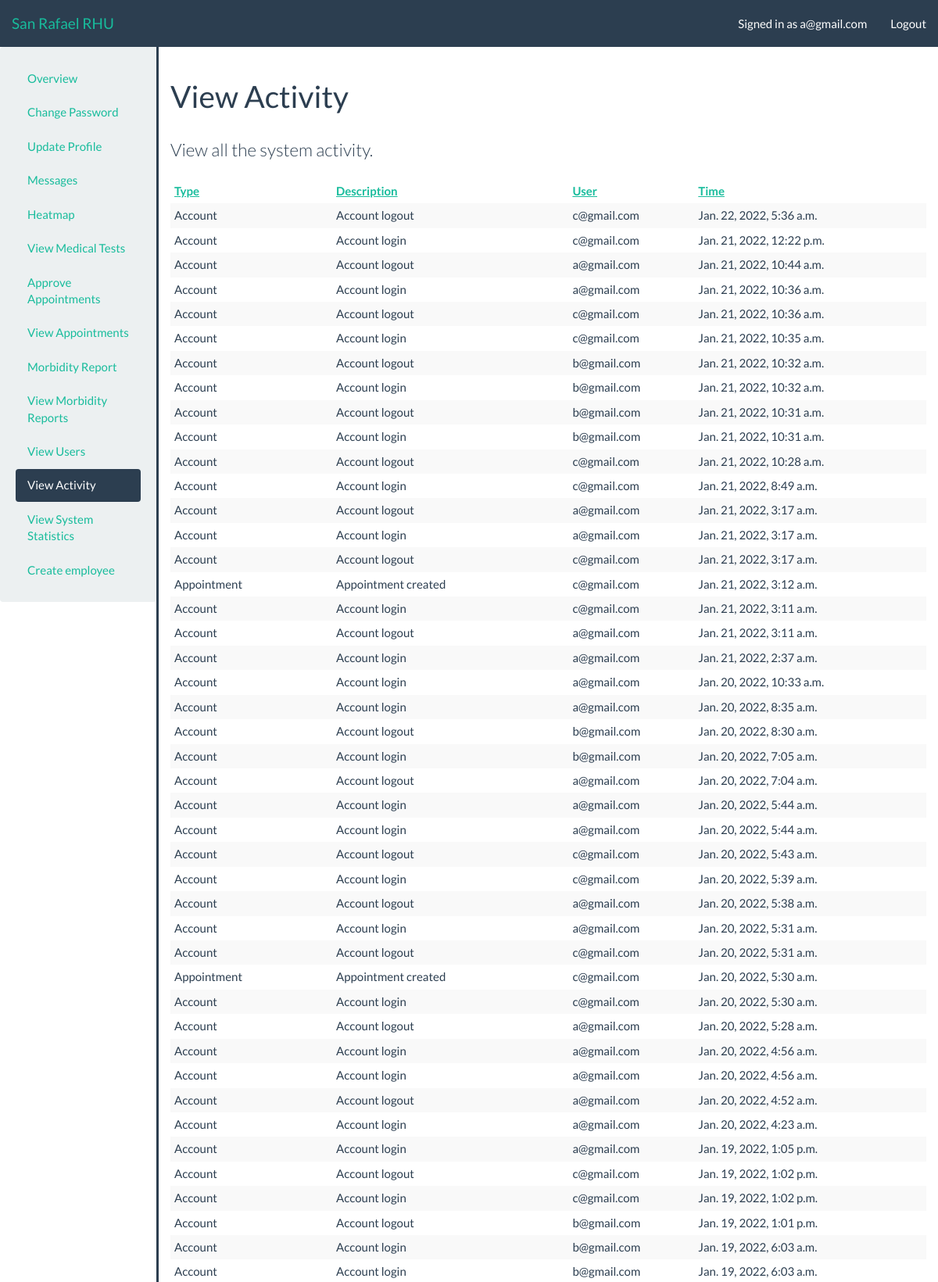
The page /admin_profile/admin/activity/ (signed in, upper part) on the database its author committed.
### RHU/models.py (models this page shows)
class Action(models.Model):
    ACTION_NONE = 0
    ACTION_ACCOUNT = 1
    ACTION_PATIENT = 2
    ACTION_ADMIN = 3
    ACTION_APPOINTMENT = 4
    ACTION_MEDTEST = 5
    ACTION_PRESCRIPTION = 6
    ACTION_ADMISSION = 7
    ACTION_MEDICALINFO = 8
    ACTION_MESSAGE = 9
    ACTION_MORBIDITYREPORT = 10
    ACTION_TYPES = (
        (ACTION_NONE, "None"),
        (ACTION_ACCOUNT, "Account"),
        (ACTION_PATIENT, "Patient"),
        (ACTION_ADMIN, "Admin"),
        (ACTION_APPOINTMENT, "Appointment"),
        (ACTION_MEDTEST, "Medical Test"),
        (ACTION_PRESCRIPTION, "Prescription"),
        (ACTION_ADMISSION, "Admission"),
        (ACTION_MEDICALINFO, "Medical Info"),
        (ACTION_MESSAGE, "Message"),
        (ACTION_MORBIDITYREPORT, "Morbidity Report"),
    )
    @staticmethod
    def toAction(key):
        for item in Action.ACTION_TYPES:
            if item[0] == key:
                return item[1]
        return "None"
    type = models.IntegerField(default=0, choices=ACTION_TYPES)
    timePerformed = models.DateTimeField(auto_now_add=True)
    description = models.CharField(max_length=100)
    user = models.ForeignKey(User, on_delete=models.CASCADE)

### RHU/views_admin.py (the view, shortened to what this page needs)
# urls.py: path('admin_profile/admin/activity/', views_admin.activity_view, name='admin/activity'),
def activity_view(request):
    authentication_result = views.authentication_check(request, [Account.ACCOUNT_ADMIN])
    if authentication_result is not None: return authentication_result
    template_data = views.parse_session(request, {'query': Action.objects.all().order_by('-timePerformed')})
    return render(request, 'Thesis/admin/activity.html', template_data)

### RHU/templatetags/app_filters.py (called while the page is built)
@register.filter(name='getActivityAction')
def getActivityAction(key):
    return Action.toAction(key)

### RHU/views.py (called while the page is built, shortened)
def authentication_check(request, required_roles=None, required_GET=None):
    if not request.user.is_authenticated:
        request.session['alert_danger'] = "You must be logged in to view that page."
        return HttpResponseRedirect('/')
    try:
        request.user.account
    except ObjectDoesNotExist:
        request.session['alert_danger'] = "Your account was not properly created, please try a different account."
        return HttpResponseRedirect('/logout')

def parse_session(request, template_data=None):
    if template_data is None:
        template_data = {}
    if request.session.has_key('alert_successs'):
        template_data['alert_success'] = request.session.get('alert_success')
        del request.session['alert_success']
    if request.session.has_key('alert_danger'):
        template_data['alert_danger'] = request.session.get('alert_danger')
        del request.session['alert_danger']
    return template_data

### templates/Thesis/admin/activity.html (shortened to what this page needs)
{% extends "adminbase.html" %}
{% load app_filters %}
{% block sidebar_admin_activity %}active{% endblock %}
{% block body_header %}View Activity{% endblock %}
{% block body_block %}
    <p class="lead">View all the system activity.</p>
    <table class="table table-striped table-condensed">
        <thead>
            <th><a href="./?sort=type">Type</a></th>
            <th><a href="./?sort=description">Description</a></th>
            <th><a href="./?sort=user">User</a></th>
            <th><a href="./?sort=time">Time</a></th>
        </thead>
        {% for action in query %}
            <tr>
                <td>{{ action.type|getActivityAction }}</td>
                <td>{{ action.description }}</td>
                <td>{{ action.user.username }}</td>
                <td>{{ action.timePerformed }}</td>
            </tr>
        {% endfor %}
    </table>
{% endblock %}

### templates/adminbase.html (shortened to what this page needs)
<!DOCTYPE html>
{% load app_filters %}
{% load static %}
<html>
<head lang="en">
	<link rel='icon' type='image/x-icon' href="{% static 'images/San Rafael.png' %}">    <link rel="stylesheet" type="text/css" href="{% static 'css/flatly-bootstrap.min.css' %}"/>
    <link rel="stylesheet" type="text/css" href="{% static 'css/bootstrap-datetimepicker.min.css' %}"/>
    <link rel="stylesheet" type="text/css" href="{% static 'css/dashboard.css' %}"/>
</head>
<body>
    <nav class="navbar navbar-default navbar-static-top">
        <div class="container-fluid">
            <div class="navbar-header">
                <a class="navbar-brand" href="/">San Rafael RHU</a>
            </div>
            <div id="navbar" class="navbar-collapse collapse">
                <ul class="nav navbar-nav navbar-right">
                    <li>
                        <a {% if user.is_authenticated %}href="/admin_profile/">Signed in as {{ user.username }}{% else %}>Not signed in{% endif %}</a>
                    </li>
                    <li>
                        {% block nav_button %}<a href="/logout/">Logout</a>{% endblock %}
                    </li>
                </ul>
            </div>
        </div>
    </nav>
    <div class="container-fluid">
        <div class="row">
            {% if user.is_authenticated %}
                <div class="well col-sm-3 col-md-2">
                        <ul class="nav nav-pills nav-stacked">
                            {% if user.account.role >= 0 %}
                                <li class="{% block sidebar_profile %}{% endblock %}"><a href="/admin_profile/">Overview</a></li>
                                <li class="{% block sidebar_profile_password %}{% endblock %}"><a href="/admin_profile/password/">Change Password</a></li>
                                <li class="{% block sidebar_profile_update %}{% endblock %}"><a href="/admin_profile/update/">Update Profile</a></li>
                                <li class="{% block sidebar_message %}{% endblock %}"><a href="/admin_profile/message/list/">Messages</a></li>
                                <li class="{% block sidebar_heatmap %}{% endblock %}"><a href="/admin_profile/heatmap">Heatmap</a></li>
                                <li class="{% block sidebar_medtest_list %}{% endblock %}"><a href="/admin_profile/medtest/list">View Medical Tests</a> </li>
                            {% endif %}
                            {% if user.account.role == 30 %}
                                <li class="{% block sidebar_approve_appointment %}{% endblock %}"><a href="/admin_profile/appointment/approve/">Approve Appointments</a></li>
                                <li class="{% block sidebar_appointment_list %}{% endblock %}"><a href="/admin_profile/appointment/list/">View Appointments</a></li>
                                <li class="{% block sidebar_morbidity_report %}{% endblock %}"><a href="/report/">Morbidity Report</a></li>
                                <li class="{% block sidebar_list_morbidity_report %}{% endblock %}"><a href="/report/list">View Morbidity Reports</a></li>
                                <li class="{% block sidebar_admin_users %}{% endblock %}"><a href="/admin_profile/admin/users/">View Users</a></li>
                                <li class="{% block sidebar_admin_activity %}{% endblock %}"><a href="/admin_profile/admin/activity/">View Activity</a></li>
                                <li class="{% block sidebar_admin_statistic %}{% endblock %}"><a href="/admin_profile/admin/stats/">View System Statistics</a></li>
                                <li class="{% block sidebar_admin_createemployee %}{% endblock %}"><a href="/admin_profile/admin/createemployee/">Create employee</a></li>
                            {% endif %}
                        </ul>
                </div>
                <div class="col-sm-9 col-md-10 main">
            {% else %}
                <div class="well well-sm col-sm-offset-3 col-sm-6">
            {% endif %}
                <h1 class="page-header">{% block body_header %}{% endblock %}</h1>
                {% block body_block %}{% endblock %}
            </div>
        </div>
    </div>
</body>
</html>

### static/css/dashboard.css (style rules this page uses)
.navbar { margin-bottom: 0px; }
.main { border-top: 3px solid #2c3e50; }
@media (min-width: 768px) { .main { border-top: none; border-left: 3px solid #2c3e50; } }

### rows shown on the page
Action: type|getActivityAction "Account", description "Account logout", user.username "c@gmail.com", timePerformed "Jan. 22, 2022, 5:36 a.m."
Action: type|getActivityAction "Account", description "Account login", user.username "c@gmail.com", timePerformed "Jan. 21, 2022, 12:22 p.m."
Action: type|getActivityAction "Account", description "Account logout", user.username "a@gmail.com", timePerformed "Jan. 21, 2022, 10:44 a.m."
Action: type|getActivityAction "Account", description "Account login", user.username "a@gmail.com", timePerformed "Jan. 21, 2022, 10:36 a.m."
Action: type|getActivityAction "Account", description "Account logout", user.username "c@gmail.com", timePerformed "Jan. 21, 2022, 10:36 a.m."
Action: type|getActivityAction "Account", description "Account login", user.username "c@gmail.com", timePerformed "Jan. 21, 2022, 10:35 a.m."
Action: type|getActivityAction "Account", description "Account logout", user.username "b@gmail.com", timePerformed "Jan. 21, 2022, 10:32 a.m."
Action: type|getActivityAction "Account", description "Account login", user.username "b@gmail.com", timePerformed "Jan. 21, 2022, 10:32 a.m."
Action: type|getActivityAction "Account", description "Account logout", user.username "b@gmail.com", timePerformed "Jan. 21, 2022, 10:31 a.m."
Action: type|getActivityAction "Account", description "Account login", user.username "b@gmail.com", timePerformed "Jan. 21, 2022, 10:31 a.m."
Action: type|getActivityAction "Account", description "Account logout", user.username "c@gmail.com", timePerformed "Jan. 21, 2022, 10:28 a.m."
Action: type|getActivityAction "Account", description "Account login", user.username "c@gmail.com", timePerformed "Jan. 21, 2022, 8:49 a.m."
Action: type|getActivityAction "Account", description "Account logout", user.username "a@gmail.com", timePerformed "Jan. 21, 2022, 3:17 a.m."
Action: type|getActivityAction "Account", description "Account login", user.username "a@gmail.com", timePerformed "Jan. 21, 2022, 3:17 a.m."
Action: type|getActivityAction "Account", description "Account logout", user.username "c@gmail.com", timePerformed "Jan. 21, 2022, 3:17 a.m."
Action: type|getActivityAction "Appointment", description "Appointment created", user.username "c@gmail.com", timePerformed "Jan. 21, 2022, 3:12 a.m."
Action: type|getActivityAction "Account", description "Account login", user.username "c@gmail.com", timePerformed "Jan. 21, 2022, 3:11 a.m."
Action: type|getActivityAction "Account", description "Account logout", user.username "a@gmail.com", timePerformed "Jan. 21, 2022, 3:11 a.m."
Action: type|getActivityAction "Account", description "Account login", user.username "a@gmail.com", timePerformed "Jan. 21, 2022, 2:37 a.m."
Action: type|getActivityAction "Account", description "Account login", user.username "a@gmail.com", timePerformed "Jan. 20, 2022, 10:33 a.m."
Action: type|getActivityAction "Account", description "Account login", user.username "a@gmail.com", timePerformed "Jan. 20, 2022, 8:35 a.m."
Action: type|getActivityAction "Account", description "Account logout", user.username "b@gmail.com", timePerformed "Jan. 20, 2022, 8:30 a.m."
Action: type|getActivityAction "Account", description "Account login", user.username "b@gmail.com", timePerformed "Jan. 20, 2022, 7:05 a.m."
Action: type|getActivityAction "Account", description "Account logout", user.username "a@gmail.com", timePerformed "Jan. 20, 2022, 7:04 a.m."
Action: type|getActivityAction "Account", description "Account login", user.username "a@gmail.com", timePerformed "Jan. 20, 2022, 5:44 a.m."
Action: type|getActivityAction "Account", description "Account login", user.username "a@gmail.com", timePerformed "Jan. 20, 2022, 5:44 a.m."
Action: type|getActivityAction "Account", description "Account logout", user.username "c@gmail.com", timePerformed "Jan. 20, 2022, 5:43 a.m."
Action: type|getActivityAction "Account", description "Account login", user.username "c@gmail.com", timePerformed "Jan. 20, 2022, 5:39 a.m."
Action: type|getActivityAction "Account", description "Account logout", user.username "a@gmail.com", timePerformed "Jan. 20, 2022, 5:38 a.m."
Action: type|getActivityAction "Account", description "Account login", user.username "a@gmail.com", timePerformed "Jan. 20, 2022, 5:31 a.m."
Action: type|getActivityAction "Account", description "Account logout", user.username "c@gmail.com", timePerformed "Jan. 20, 2022, 5:31 a.m."
Action: type|getActivityAction "Appointment", description "Appointment created", user.username "c@gmail.com", timePerformed "Jan. 20, 2022, 5:30 a.m."
Action: type|getActivityAction "Account", description "Account login", user.username "c@gmail.com", timePerformed "Jan. 20, 2022, 5:30 a.m."
Action: type|getActivityAction "Account", description "Account logout", user.username "a@gmail.com", timePerformed "Jan. 20, 2022, 5:28 a.m."
Action: type|getActivityAction "Account", description "Account login", user.username "a@gmail.com", timePerformed "Jan. 20, 2022, 4:56 a.m."
Action: type|getActivityAction "Account", description "Account login", user.username "a@gmail.com", timePerformed "Jan. 20, 2022, 4:56 a.m."
Action: type|getActivityAction "Account", description "Account logout", user.username "a@gmail.com", timePerformed "Jan. 20, 2022, 4:52 a.m."
Action: type|getActivityAction "Account", description "Account login", user.username "a@gmail.com", timePerformed "Jan. 20, 2022, 4:23 a.m."
Action: type|getActivityAction "Account", description "Account login", user.username "a@gmail.com", timePerformed "Jan. 19, 2022, 1:05 p.m."
Action: type|getActivityAction "Account", description "Account logout", user.username "c@gmail.com", timePerformed "Jan. 19, 2022, 1:02 p.m."
Action: type|getActivityAction "Account", description "Account login", user.username "c@gmail.com", timePerformed "Jan. 19, 2022, 1:02 p.m."
Action: type|getActivityAction "Account", description "Account logout", user.username "b@gmail.com", timePerformed "Jan. 19, 2022, 1:01 p.m."
Action: type|getActivityAction "Account", description "Account login", user.username "b@gmail.com", timePerformed "Jan. 19, 2022, 6:03 a.m."
Action: type|getActivityAction "Account", description "Account login", user.username "b@gmail.com", timePerformed "Jan. 19, 2022, 6:03 a.m."

### other values the page prints
{{ user.username }} "a@gmail.com"
